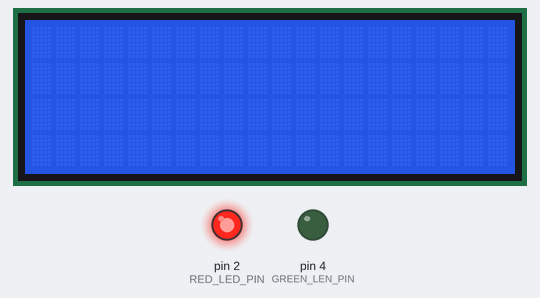
Simulated run of this sketch. Board: Arduino Uno, built with avr-gcc and run on an emulated ATmega328P. Shown: 20×4 character LCD, output pins drawn as LEDs (lit = HIGH). At 0.1 s the program stops and its outputs stay as they are.

Above: at 0.1 s.
Timing chart, 0 to 1.6 s (numbered marks = the images above):
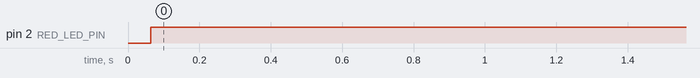

Measured:
- by itself, pin 2 (RED_LED_PIN): LOW → HIGH at 0.06 s

The sketch:

lcd4x16_hello.ino
```cpp
#include <LCDIC2.h>

LCDIC2 lcd(0x27, 20, 4);

#define RED_LED_PIN 2
#define GREEN_LEN_PIN 4

void setup() {
    pinMode(RED_LED_PIN, OUTPUT);
    pinMode(GREEN_LEN_PIN, OUTPUT);
    digitalWrite(RED_LED_PIN, LOW);
    digitalWrite(GREEN_LEN_PIN, LOW);
    if (lcd.begin()) {
        digitalWrite(GREEN_LEN_PIN, HIGH);
        lcd.setCursor(0, 1);
        lcd.print("Hello, World!");
        lcd.setCursor(false);
        lcd.setShift(true);
    } else {
        digitalWrite(RED_LED_PIN, HIGH);
        for(;;); // THERE WAS AN ERROR!
    }
}

void loop() {
    lcd.moveRight();
    delay(750);
    // for (uint8_t i = 0; i <= 15; i++) {
    //     if (i == 0) {
    //         lcd.setCursor(0,2);
    //         lcd.print(' ');
    //     } else {
    //         lcd.setCursor(i-1,1);
    //         lcd.print(' ');
    //     }
    //     lcd.setCursor(i, 1);
    //     String* txt = new String(i, HEX);
    //     lcd.print(*txt);
    //     delete txt;
    //     delay(250);
    // }
    // for (uint8_t i = 0; i <= 15; i++) {
    //     if (i == 0) {
    //         lcd.setCursor(15,1);
    //         lcd.print(' ');
    //     } else {
    //         lcd.setCursor(15-i+1,2);
    //         lcd.print(' ');
    //     }
    //     lcd.setCursor(15-i, 2);
    //     String* txt = new String(i, HEX);
    //     lcd.print(*txt);
    //     delete txt;
    //     delay(250);
    // }
}
```
